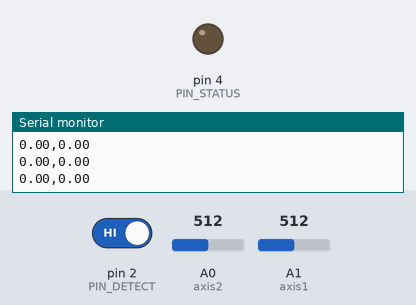
Bench run of a sketch on a simulated Arduino Uno, built with avr-gcc and run on an emulated ATmega328P. On the bench: output pins drawn as LEDs (lit = HIGH), the last lines printed to the serial monitor. The test bench sets the inputs (shaded band); at power-on: pin 2 (PIN_DETECT) HIGH, A1 (axis1) = 512, A0 (axis2) = 512.

Above: at 1.2 s.
1.3 s: pin 2 (PIN_DETECT) driven LOW
At 2.4 s:
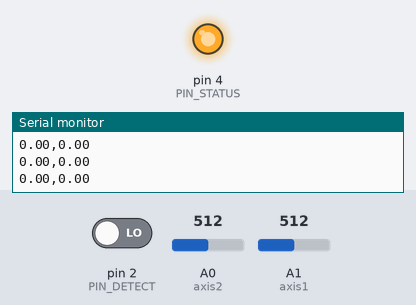
2.8 s: A1 (axis1) set to 533
5.8 s: pin 2 (PIN_DETECT) driven HIGH
At 6.7 s:
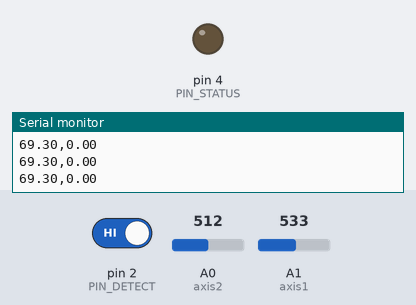
Timing chart, 0 to 8.8 s (numbered marks = the images above; inputs shaded):
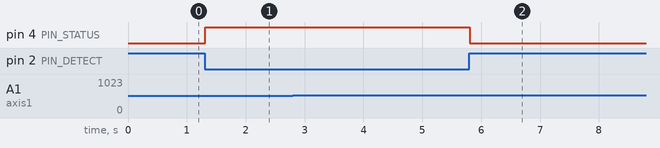

Measured:
- after the input at 1.3 s, pin 4 (PIN_STATUS): LOW → HIGH at once
- after the input at 5.8 s, pin 4 (PIN_STATUS): HIGH → LOW at once

The sketch:

joystickOut.ino
```cpp
#include <IRremote.h>

#define PIN_IR 3
#define PIN_DETECT 2
#define PIN_STATUS 4

// named constant for the pin the sensor is connected to
const int axis1 = A1;
const int axis2 = A0;
float a1Baseline;
float a2Baseline;
int count = 0;

IRsend irsend;

void setup() {
  // open a serial connection to display values
  Serial.begin(9600);
  pinMode(PIN_DETECT, INPUT);
  pinMode(PIN_STATUS, OUTPUT);
  irsend.enableIROut(38);
  irsend.mark(0);
}

void loop() {

while (count<100) {
  a1Baseline = (a1Baseline + analogRead(axis1))/2;
  a2Baseline = (a2Baseline + analogRead(axis2))/2;
  count++;
}

  // read the value on AnalogIn pin 1
  // and store it in a variable
  float axis1Val = analogRead(axis1);
    float axis2Val = analogRead(axis2);


    float a1 = (axis1Val - a1Baseline)*3.3;
    float a2 = (axis2Val - a2Baseline)*3.3;

  Serial.print(a1);
    Serial.print(',');
    Serial.println(a2);

digitalWrite(PIN_STATUS, !digitalRead(PIN_DETECT));

  delay(1/1000);
}
```
